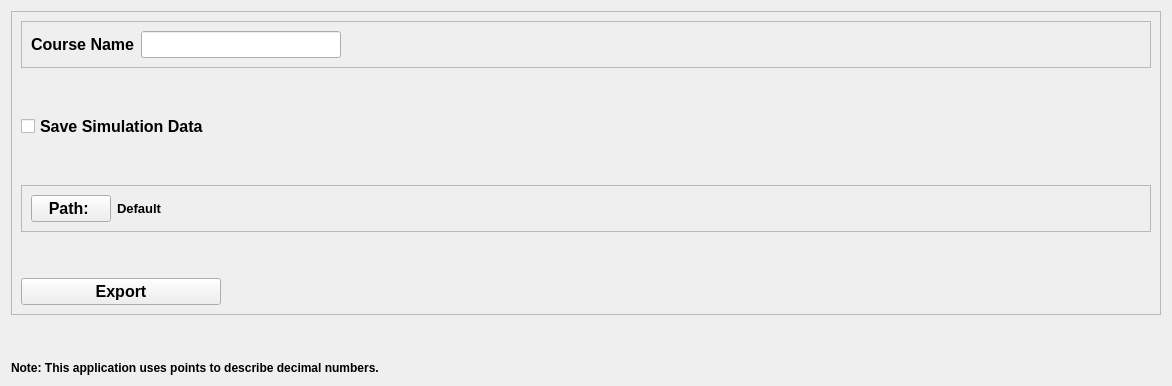
         <widget class="QWidget" name="home_page">
          <layout class="QGridLayout" name="gridLayout_2">
           <item row="1" column="0">
            <spacer name="verticalSpacer_7">
             <property name="orientation">
              <enum>Qt::Vertical</enum>
             </property>
             <property name="sizeHint" stdset="0">
              <size>
               <width>20</width>
               <height>40</height>
              </size>
             </property>
            </spacer>
           </item>
           <item row="0" column="0" alignment="Qt::AlignLeft">
            <widget class="QFrame" name="home">
             <property name="minimumSize">
              <size>
               <width>1150</width>
               <height>0</height>
              </size>
             </property>
             <property name="frameShape">
              <enum>QFrame::StyledPanel</enum>
             </property>
             <property name="frameShadow">
              <enum>QFrame::Raised</enum>
             </property>
             <layout class="QVBoxLayout" name="verticalLayout_6">
              <item>
               <widget class="QFrame" name="frame_18">
                <property name="frameShape">
                 <enum>QFrame::StyledPanel</enum>
                </property>
                <property name="frameShadow">
                 <enum>QFrame::Raised</enum>
                </property>
                <layout class="QHBoxLayout" name="horizontalLayout_17">
                 <item>
                  <widget class="QLabel" name="label">
                   <property name="maximumSize">
                    <size>
                     <width>200</width>
                     <height>16777215</height>
                    </size>
                   </property>
                   <property name="font">
                    <font>
                     <pointsize>12</pointsize>
                     <bold>true</bold>
                    </font>
                   </property>
                   <property name="text">
                    <string>Course Name</string>
                   </property>
                  </widget>
                 </item>
                 <item>
                  <widget class="QLineEdit" name="course_name">
                   <property name="maximumSize">
                    <size>
                     <width>200</width>
                     <height>16777215</height>
                    </size>
                   </property>
                   <property name="font">
                    <font>
                     <pointsize>12</pointsize>
                    </font>
                   </property>
                  </widget>
                 </item>
                 <item>
                  <spacer name="horizontalSpacer_6">
                   <property name="orientation">
                    <enum>Qt::Horizontal</enum>
                   </property>
                   <property name="sizeHint" stdset="0">
                    <size>
                     <width>40</width>
                     <height>20</height>
                    </size>
                   </property>
                  </spacer>
                 </item>
                </layout>
               </widget>
              </item>
              <item>
               <spacer name="verticalSpacer_10">
                <property name="orientation">
                 <enum>Qt::Vertical</enum>
                </property>
                <property name="sizeHint" stdset="0">
                 <size>
                  <width>20</width>
                  <height>40</height>
                 </size>
                </property>
               </spacer>
              </item>
              <item>
               <widget class="QCheckBox" name="save_data">
                <property name="font">
                 <font>
                  <pointsize>12</pointsize>
                  <bold>true</bold>
                 </font>
                </property>
                <property name="text">
                 <string>Save Simulation Data</string>
                </property>
               </widget>
              </item>
              <item>
               <spacer name="verticalSpacer_9">
                <property name="orientation">
                 <enum>Qt::Vertical</enum>
                </property>
                <property name="sizeHint" stdset="0">
                 <size>
                  <width>20</width>
                  <height>40</height>
                 </size>
                </property>
               </spacer>
              </item>
              <item>
               <widget class="QFrame" name="frame_19">
                <property name="frameShape">
                 <enum>QFrame::StyledPanel</enum>
                </property>
                <property name="frameShadow">
                 <enum>QFrame::Raised</enum>
                </property>
                <layout class="QHBoxLayout" name="horizontalLayout_18">
                 <item>
                  <widget class="QPushButton" name="destination">
                   <property name="font">
                    <font>
                     <pointsize>12</pointsize>
                     <bold>true</bold>
                    </font>
                   </property>
                   <property name="text">
                    <string>Path: </string>
                   </property>
                  </widget>
                 </item>
                 <item>
                  <widget class="QLabel" name="label_9">
                   <property name="font">
                    <font>
                     <pointsize>10</pointsize>
                     <bold>true</bold>
                    </font>
                   </property>
                   <property name="text">
                    <string>Default</string>
                   </property>
                  </widget>
                 </item>
                 <item>
                  <spacer name="horizontalSpacer_7">
                   <property name="orientation">
                    <enum>Qt::Horizontal</enum>
                   </property>
                   <property name="sizeHint" stdset="0">
                    <size>
                     <width>40</width>
                     <height>20</height>
                    </size>
                   </property>
                  </spacer>
                 </item>
                </layout>
               </widget>
              </item>
              <item>
               <spacer name="verticalSpacer_8">
                <property name="orientation">
                 <enum>Qt::Vertical</enum>
                </property>
                <property name="sizeHint" stdset="0">
                 <size>
                  <width>20</width>
                  <height>40</height>
                 </size>
                </property>
               </spacer>
              </item>
              <item>
               <widget class="QPushButton" name="export_2">
                <property name="maximumSize">
                 <size>
                  <width>200</width>
                  <height>16777215</height>
                 </size>
                </property>
                <property name="font">
                 <font>
                  <pointsize>12</pointsize>
                  <bold>true</bold>
                 </font>
                </property>
                <property name="text">
                 <string>Export</string>
                </property>
               </widget>
              </item>
             </layout>
            </widget>
           </item>
           <item row="2" column="0">
            <widget class="QLabel" name="label_10">
             <property name="font">
              <font>
               <bold>true</bold>
              </font>
             </property>
             <property name="text">
              <string>Note: This application uses points to describe decimal numbers.</string>
             </property>
            </widget>
           </item>
          </layout>
         </widget>
